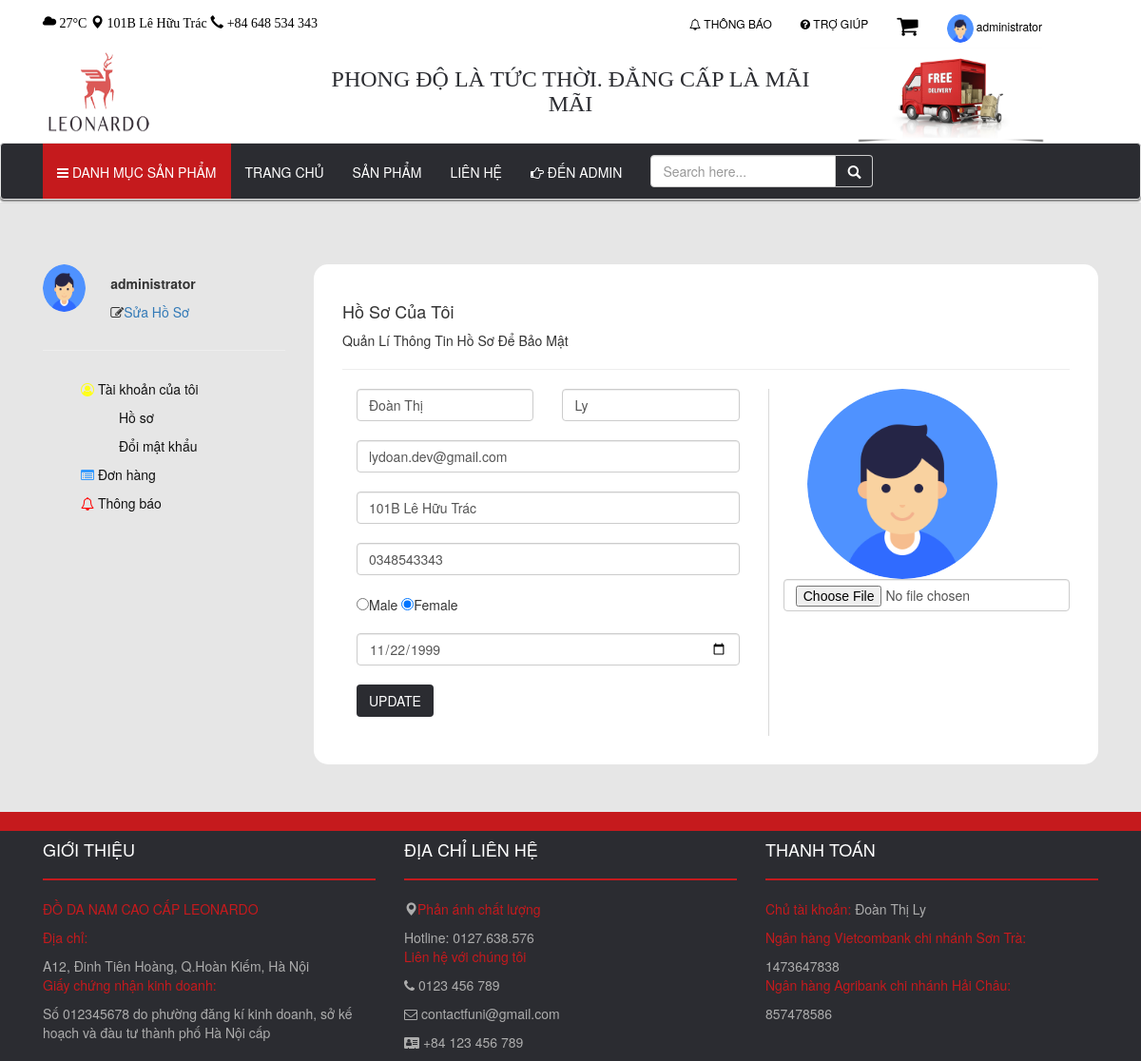
The page /profile.php (signed in) on the database its author committed.
### tables this page shows
CREATE TABLE `users`(
	`username` VARCHAR(50) NOT NULL PRIMARY KEY,
	`password` VARCHAR(255) NOT NULL,
	`avatar_url` VARCHAR(255),
	`first_name` VARCHAR(50) NOT NULL,
	`last_name` VARCHAR(50) NOT NULL,
	`birthday` DATE,
	`gender` VARCHAR(10),
	`email` VARCHAR(100),
	`address` VARCHAR(100),
	`phone` VARCHAR(11),
	`creation_date` DATETIME,
	`u_role` VARCHAR(50) NOT NULL,
	`last_access` DATE,
	`is_active` BOOLEAN NOT NULL,
    `delete_at` date
);

### function.php (called while the page is built, shortened)
<?php
	class user
	{
		function showInfo($connect, $username){
			$sql = "SELECT * FROM users WHERE username = '" . $username . "'";
			$result = $connect->query($sql);
			if ($result->num_rows > 0) {
				$row = $result->fetch_assoc();
				return $row;
			}
			return 0;
		}
	}
?>

### profile.php (the view, shortened to what this page needs)
<?php
	include "function.php";
	$user = new user();
	$info = $user->showInfo($connect, $_SESSION['username']);
?>
<!DOCTYPE html>
<html>
<head>
	<link rel="stylesheet" href="https://maxcdn.bootstrapcdn.com/bootstrap/3.3.7/css/bootstrap.min.css">
	<link rel="stylesheet" href="https://cdnjs.cloudflare.com/ajax/libs/font-awesome/4.7.0/css/font-awesome.min.css">
	<link rel="stylesheet" type="text/css" href="style.css">
</head>
<body>
<?php include "header.php" ;
?>
<div class="profile">
	<div class="container">
		<div class="content">
			<div class="col-lg-3 col-md-3 col-sm-3 col-xs-3">
				<div class="acount">
					<div class="row">
						<div class="col-lg-3 col-md-3 col-sm-3 col-xs-3">
							<img src="<?php echo $info['avatar_url']; ?>">
						</div>
						<div class="col-lg-9 col-md-9 col-sm-9 col-xs-9">
							<p style="padding-top: 10px;"><b><?php echo $username; ?></b></p>
							<span><i class="fa fa-pencil-square-o "></i></span><a href="" style="text-decoration: none">Sửa Hồ Sơ</a>
						</div>
					</div>
				</div>
				<hr>
				<ul>
					<li class="dropdown">
						<a href="profile.php"><span><i class="fa  fa-user-circle-o" style="color: #ffff1a;"></i></span> Tài khoản của tôi</a>
	          <ul class="">
	            <li><a href="#profile" data-toggle="tab" aria-expanded="true" class="active">Hồ sơ</a></li>
	            <li><a href="#changePass" data-toggle="tab" aria-expanded="true">Đổi mật khẩu</a></li>
	          </ul>
					</li>
					<li><a href="#order" data-toggle="tab" aria-expanded="true"><span><i class="fa fa-list-alt" style="color: #3399ff;"></i></span> Đơn hàng</a></li>
					<li><a href="#" data-toggle="tab" aria-expanded="true"><span><i class="fa fa-bell-o" style="color: #ff0000;"></i></span> Thông báo</a></li>
				</ul>
			</div>
			<div class="col-lg-9 col-md-9 col-sm-9 col-xs-9">
				<div class="info">
					<div class="tab-content">
						<div id="profile" class="tab-pane active">
              <h4>Hồ Sơ Của Tôi</h4>
							Quản Lí Thông Tin Hồ Sơ Để Bảo Mật
							<hr>
							<form method="POST" action="" enctype="multipart/form-data">
								<div class="row">
									<div class="col-lg-7 col-md-7 col-sm-7 col-xs-7" style="border-right: 1px solid #d9d9d9;">
										<div class="col-lg-6 col-md-6 col-sm-6 col-xs-6 home">
											<input type="text" name="last_name" class="form-control" placeholder="Họ" value="<?php echo $info['last_name'] ;?>" required>
										</div>
										<div class="col-lg-6 col-md-6 col-sm-6 col-xs-6 home">
											<input type="text" name="first_name" class="form-control" placeholder="Tên" value="<?php echo $info['first_name'] ;?>" required>
										</div>
										<div class="col-lg-12 col-md-12 col-sm-12 col-xs-12 home">
											<input type="text" name="email" class="form-control" placeholder="Email" value="<?php echo $info['email'] ;?>" required>
										</div>
										<div class="col-lg-12 col-md-12 col-sm-12 col-xs-12 home">
											<input type="text" name="address" class="form-control" placeholder="Địa chỉ" value="<?php echo $info['address'] ;?>" required>
										</div>
										<div class="col-lg-12 col-md-12 col-sm-12 col-xs-12 home">
											<input type="text" name="phone" class="form-control" placeholder="Số điện thoại" value="<?php echo $info['phone'] ;?>" required>
										</div>
										<div class="col-lg-12 col-md-12 col-sm-12 col-xs-12 home">
											<input type="radio" name="gender" value="Male" <?php if ($info['gender']=="Male") { echo "checked";} ?> >Male
											<input type="radio" name="gender" value="Female" <?php if ($info['gender']=="Female") { echo "checked";} ?> >Female
										</div>
										<div class="col-md-12 home">
											<input type="date" name="birthday" class="form-control" value="<?php echo $info['birthday']; ?>">
										</div>
										<div class="col-lg-12 col-md-12 col-sm-12 col-xs-12 home">
											<button class="btn" name="update">UPDATE</button>
										</div>
									</div>
									<div class="col-lg-5 col-md-5 col-sm-5 col-xs-5">
										<img class="avatar" src="<?php echo $info['avatar_url']; ?>">
										<input type="file" name="file" class="form-control home">
									</div>
								</div>
							</form>
          	</div>
					</div>
				</div>
			</div>
		</div>
	</div>
</div>
<?php include "footer.php" ;?>
</body>
</html>

### style.css (style rules this page uses)
.home { margin-bottom: 20px; }
.btn { background: #2b2c31; color: #FFFFFF; }
.info { margin-top: 15px; }
.content { margin-top: 200px; }
.profile { margin-top: 213px; background: #e6e6e6; }
.profile ul { list-style: none; }
.profile ul a { color: #111; }
.profile ul li { padding-top: 10px; }
.profile .content { margin-top: 50px; }
.profile .acount { margin-bottom: 30px; margin-top: 15px; }
.profile .info { padding: 30px; background: #fff; margin-bottom: 50px; border-radius: 15px; }
.acount img { -webkit-border-radius:100%; -moz-border-radius:100%; border-radius:100%; -webkit-transform:translateZ(0); -moz-transform:translateZ(0); -ms-transform:translateZ(0); -o-transform:translateZ(0); width:70px; height: 75px; margin-top: 0px; }
.info .avatar { -webkit-border-radius:100%; -moz-border-radius:100%; border-radius:100%; -webkit-transform:translateZ(0); -moz-transform:translateZ(0); -ms-transform:translateZ(0); -o-transform:translateZ(0); width:245px; height: 250px; margin-left: 25px; }
@media screen and (max-width: 1200px) { .acount img { width: 45px; height: 50px; } }
@media screen and (max-width: 1200px) { .info .avatar { width: 200px; height: 200px; } }

### rows shown on the page
users: avatar_url (picture), last_name "Đoàn Thị", first_name "Ly", email "lydoan.dev@gmail.com", address "101B Lê Hữu Trác", phone "0348543343", gender "☑", birthday "11/22/1999"

### other values the page prints
$username "administrator"
